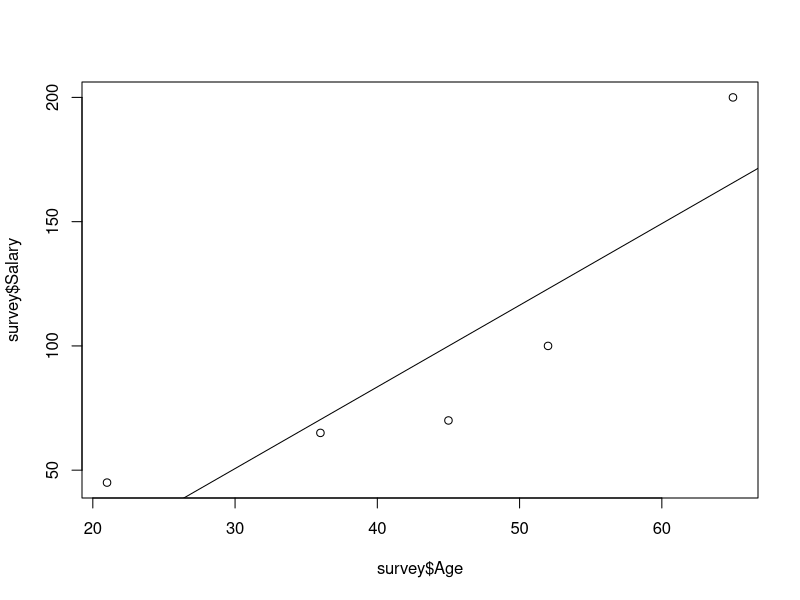
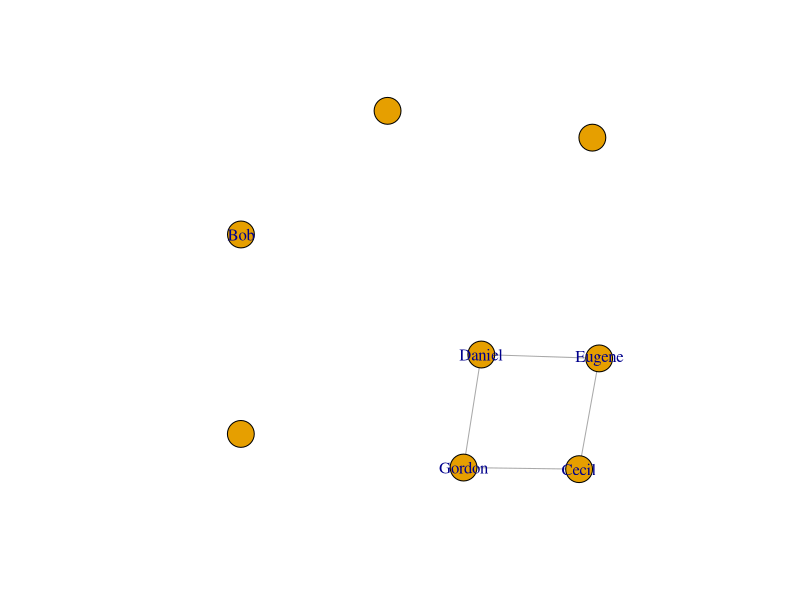
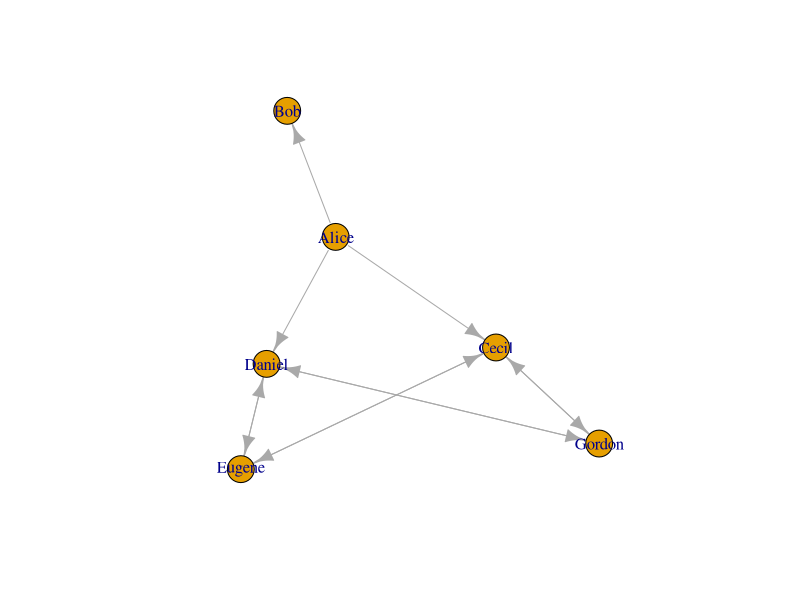

Write R code to recreate these figures, in order. (Note: this script raises an error after producing the figures.)

pause <- function() {}

### R objects, (real) numbers
a <- 3
a
b <- 4
b
a+b

pause()

### Case sensitive
A <- 16
a
A

pause()

### Vector objects
a <- c(1,2,3,4,5,6,7,8,9,10)
a
b <- 1:100
b
a[1]
b[1:5]
a[1] <- 10
a
a[1:4] <- 2
a

pause()

### Vector arithmetic
a * 2 + 1

pause()

### Functions
ls()
length(a)
mean(a)
sd(a)
sd
c

pause()

### Getting help
# ?sd
# ??"standard deviation"
# RSiteSearch("network betweenness")

pause()

### Classes
class(2)
class(1:10)
class(sd)

pause()

### Character vectors
char.vec <- c("this", "is", "a", "vector", "of", "characters")
char_vec <- char.vec
char.vec[1]

pause()

### Index vectors
age <- c(45, 36, 65, 21, 52, 19)
age[1]
age[1:5]
age[c(2,5,6)]

b[ seq(1,100,by=2) ]

pause()

### Named vectors
names(age) <- c("Alice", "Bob", "Cecil", "David", "Eve", "Fiona")
age
age["Bob"]
age[c("Eve", "David", "David")]

pause()

### Indexing with logical vectors
age[c(FALSE, TRUE, FALSE, TRUE, FALSE, TRUE)]
names(age)[ age>40 ]
age > 40

pause()

### Matrices
M <- matrix(1:20, 10, 2)
M
M2 <- matrix(1:20, 10, 2, byrow=TRUE)   ## Named argument!
M2
M[1,1]
M[1,]
M[,1]
M[1:5,2]

pause()

### Generic functions
sd(a)
sd(M)
class(a)
class(M)

pause()

### Lists
l <- list(1:10, "Hello!", diag(5))
l
l[[1]]
l[2:3]
l
l2 <- list(A=1:10, H="Hello!", M=diag(5))
l2
l2$A
l2$M

pause()

### Factors
countries <- c("SUI", "USA", "GBR", "GER", "SUI",
               "SUI", "GBR", "GER", "FRA", "GER")
countries
fcountries <- factor(countries)
fcountries
levels(fcountries)

pause()

### Data frames
survey <- data.frame(row.names=c("Alice", "Bob", "Cecil", "David", "Eve"),
                     Sex=c("F","M","F","F","F"),
                     Age=c(45,36,65,21,52),
                     Country=c("SUI", "USA", "SUI", "GBR", "USA"),
                     Married=c(TRUE, FALSE, FALSE, TRUE, TRUE),
                     Salary=c(70, 65, 200, 45, 100))
survey
survey$Sex
plot(survey$Age, survey$Salary)
AS.model <- lm(Salary ~ Age, data=survey)
AS.model
summary(AS.model)
abline(AS.model)

tapply(survey$Salary, survey$Country, mean)

pause()

### Packages
# install.packages("igraph")
# library(help="igraph")
library(igraph)
sessionInfo()

pause()

### Graphs
## Create a small graph, A->B, A->C, B->C, C->E, D
## A=1, B=2, C=3, D=4, E=5
g <- graph( c(1,2, 1,3, 2,3, 3,5), n=5 )

pause()

### Print a graph to the screen
g

pause()

### Create an undirected graph as well
## A--B, A--C, B--C, C--E, D
g2 <- graph( c(1,2, 1,3, 2,3, 3,5), n=5, dir=FALSE )
g2

pause()

### Is this object an igraph graph?
is_igraph(g)
is_igraph(1:10)

pause()

### Summary, number of vertices, edges
summary(g)
vcount(g)
ecount(g)

pause()

### Is the graph directed?
is_directed(g)
is_directed(g2)

pause()

### Convert from directed to undirected
as.undirected(g)

pause()

### And back
as.directed(as.undirected(g))

pause()

### Multiple edges
g <- graph( c(1,2,1,2, 1,3, 2,3, 4,5), n=5 )
g

is_simple(g)
which_multiple(g)

pause()

### Remove multiple edges
g <- simplify(g)
is_simple(g)

pause()

### Loop edges
g <- graph( c(1,1,1,2, 1,3, 2,3, 4,5), n=5 )
g

is_simple(g)
which_loop(g)

pause()

### Remove loop edges
g <- simplify(g)
is_simple(g)

pause()

### Naming vertices
g <- make_ring(10)
V(g)$name <- letters[1:10]
V(g)$name
g
print(g, v=T)

pause()

### Create undirected example graph
g2 <- graph_from_literal(Alice-Bob:Cecil:Daniel,
                Cecil:Daniel-Eugene:Gordon )
print(g2, v=T)

pause()

### Remove Alice
g3 <- delete_vertices(g2, match("Alice", V(g2)$name))

pause()

### Add three new vertices
g4 <- add_vertices(g3, 3)
print(g4, v=T)
igraph_options(print.vertex.attributes=TRUE,
               plot.layout=layout_with_fr)
g4
plot(g4)

pause()

### Add three new vertices, with names this time
g4 <- add_vertices(g3, 3, attr=list(name=c("Helen", "Ike", "Jane")))
g4

pause()

### Add some edges as well
g4 <- add_edges(g4, match(c("Helen", "Jane", "Ike", "Jane"), V(g4)$name ))
g4

pause()

### Edge sequences, first create a directed example graph
g2 <- graph_from_literal(Alice -+ Bob:Cecil:Daniel,
                Cecil:Daniel +-+ Eugene:Gordon )
print(g2, v=T)
plot(g2, layout=layout_with_kk, vertex.label=V(g2)$name)

pause()

### Sequence of all edges
E(g2)

pause()

### Edge from a vertex to another
E(g2, P=c(1,2))

pause()

### Delete this edge
g3 <- delete_edges(g2, E(g2, P=c(1,2)))
g3

pause()

### Get the id of the edge
as.vector(E(g2, P=c(1,2)))

pause()

### All adjacent edges of a vertex
E(g2)[ adj(3) ]

pause()

### Or multiple vertices
E(g2)[ adj(c(3,1)) ]

pause()

### Outgoing edges
E(g2)[ from(3) ]

pause()

### Incoming edges
E(g2)[ to(3) ]

pause()

### Edges along a path
E(g2, path=c(1,4,5))
